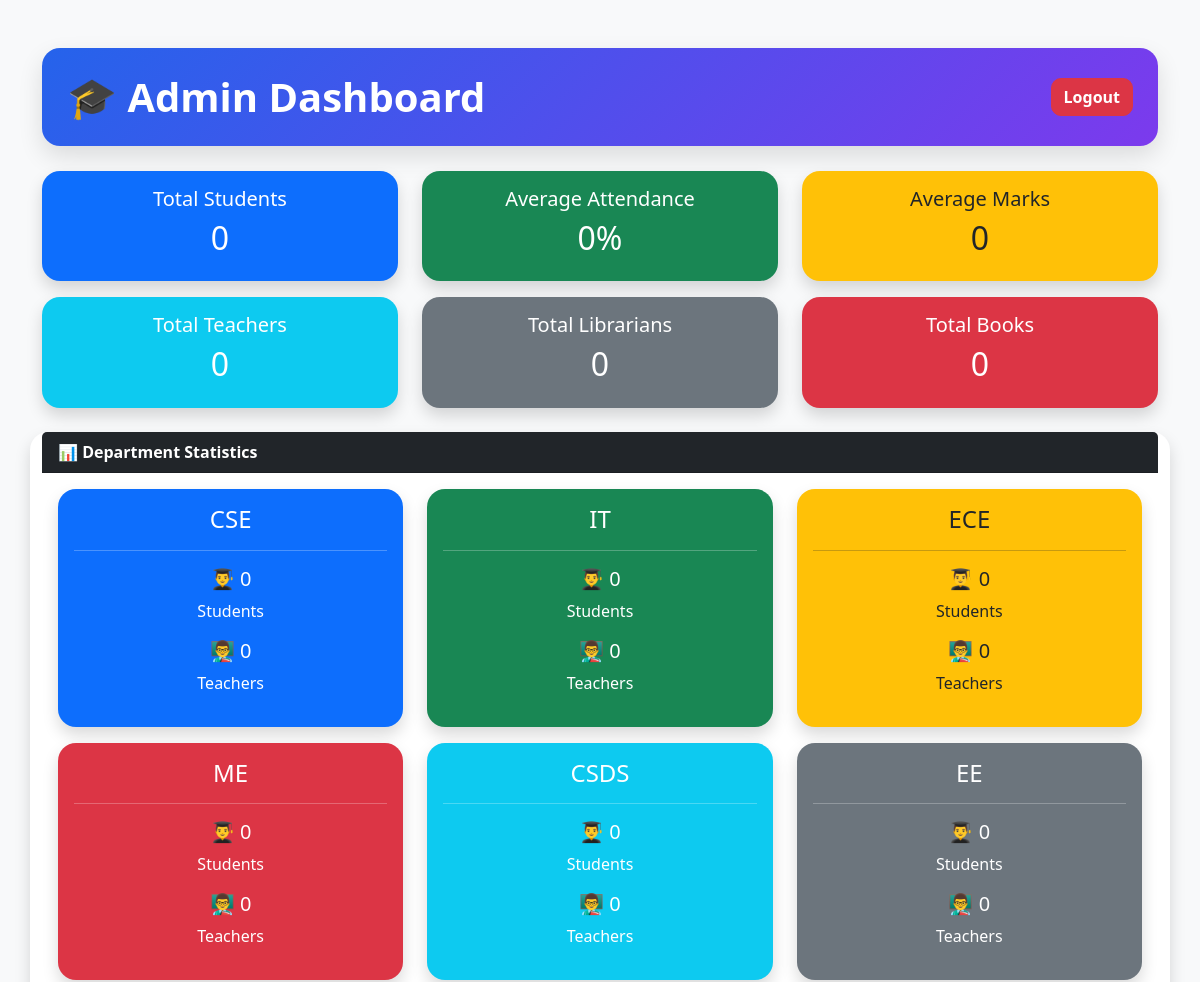
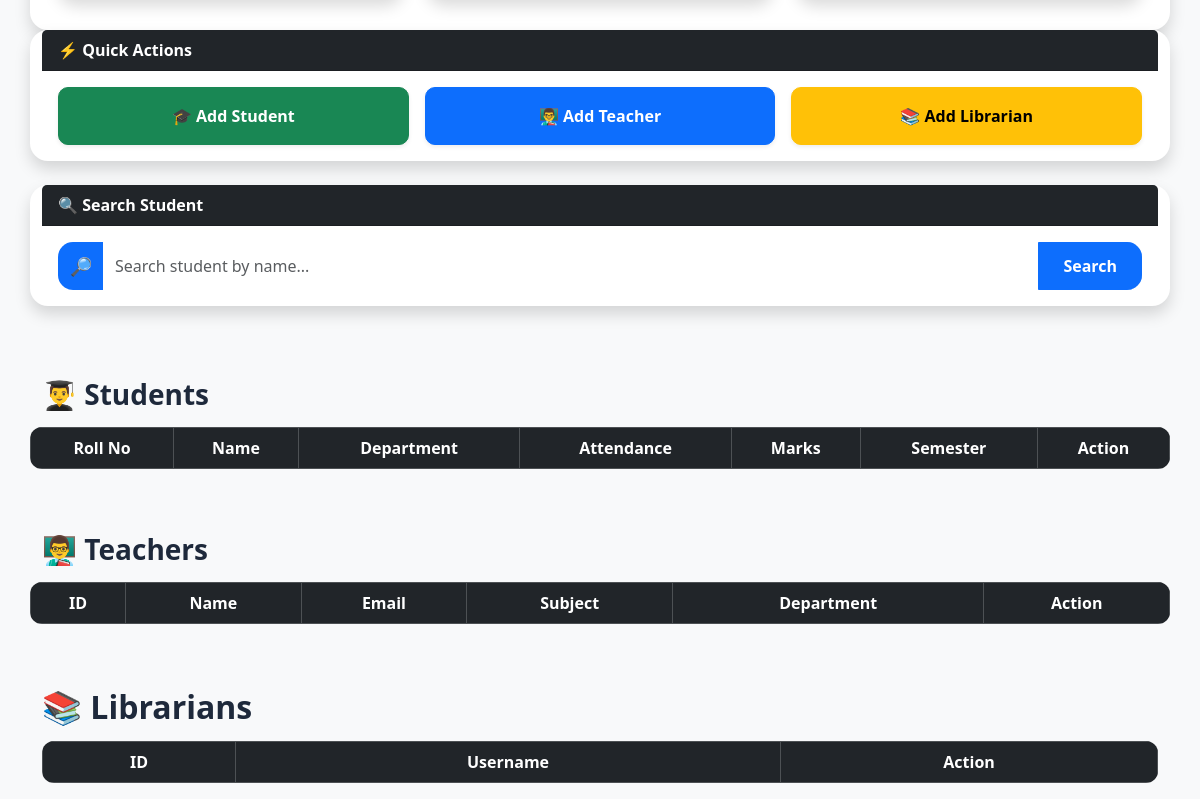
Before: /admin (signed in) with the older database file (2 pictures, top to bottom).
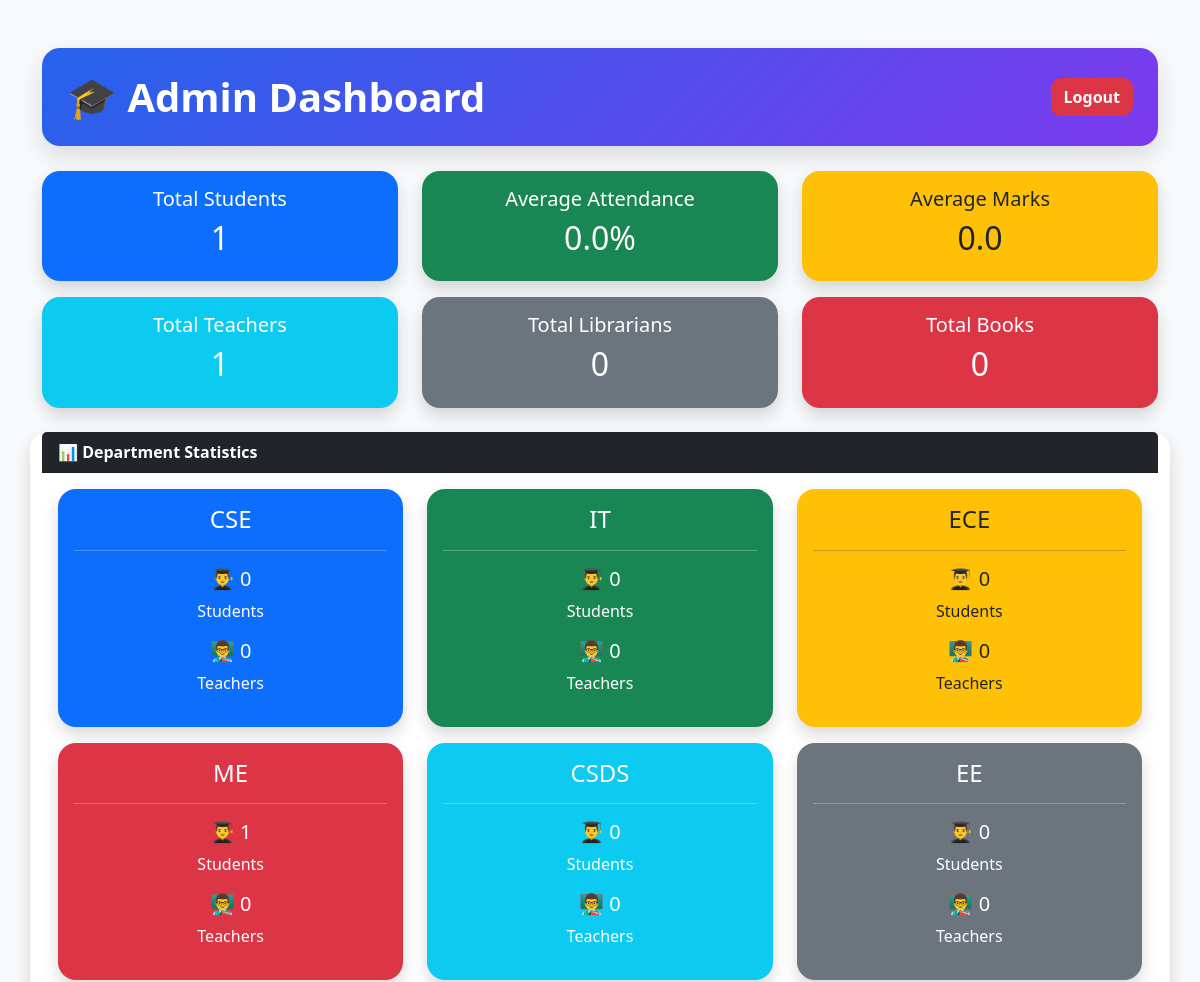
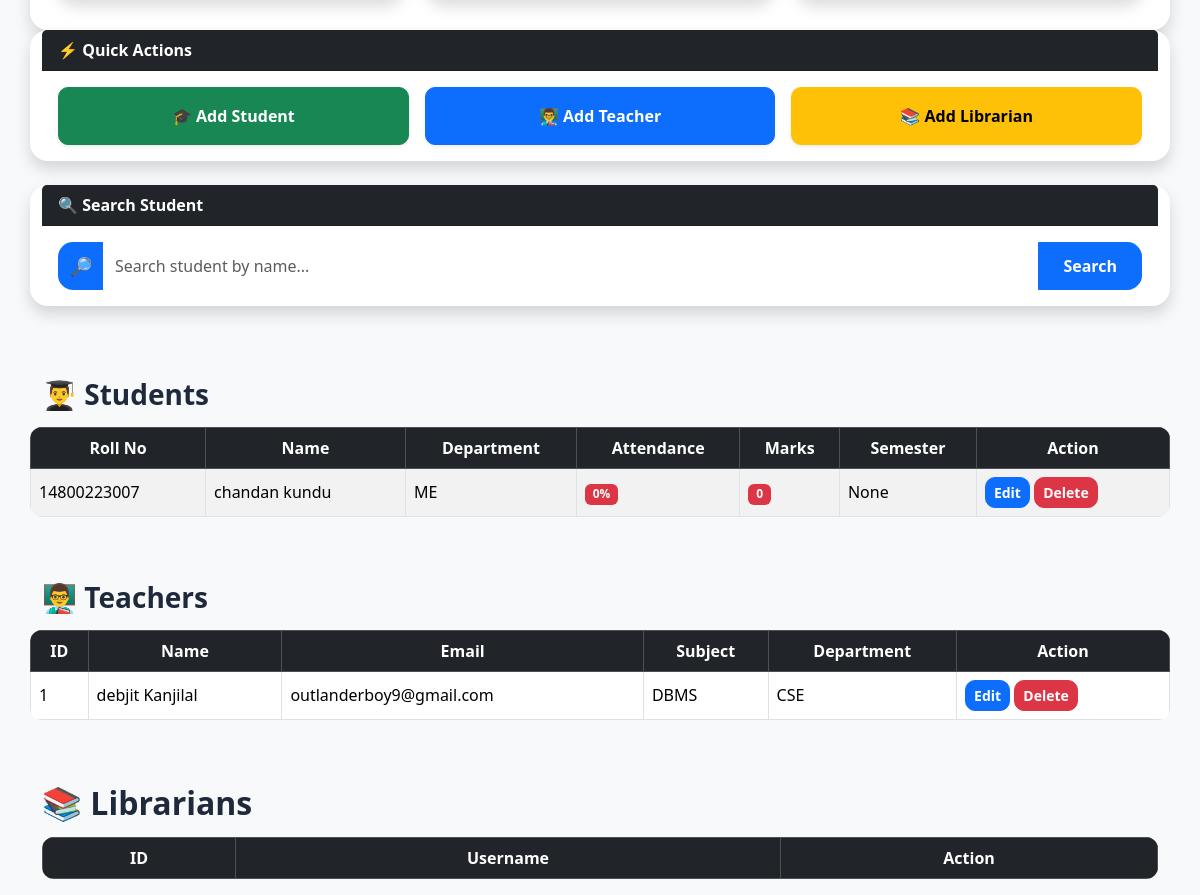
After: the same page with the newer database file (2 pictures, top to bottom).
### models.py (models this page shows)
class Student(db.Model):
    id = db.Column(db.Integer, primary_key=True)
    roll_number = db.Column(db.String(50), unique=True)
    name = db.Column(db.String(100))
    email = db.Column(db.String(100))
    department = db.Column(db.String(100))
    password = db.Column(db.String(100))
    attendance = db.Column(db.Integer, default=0)
    marks = db.Column(db.Integer, default=0)
    semester = db.Column(db.String(50))
    photo = db.Column(db.String(200))
    signature = db.Column(db.String(200))

class Teacher(db.Model):
    id = db.Column(db.Integer, primary_key=True)
    name = db.Column(db.String(100), nullable=False)
    email = db.Column(db.String(100), unique=True, nullable=False)
    department = db.Column(db.String(100))
    subject = db.Column(db.String(100))
    password = db.Column(db.String(100), nullable=False)

### app.py (the view)
@app.route("/admin")
def admin():
    if "admin" not in session:
        return redirect("/admin_login")
    search = request.args.get("search")
    teachers = Teacher.query.all()
    librarians = Librarian.query.all()
    if search:
        students = Student.query.filter(
            Student.name.contains(search)
        ).all()
    else:
        students = Student.query.all()
    total_students = len(students)
    total_teachers = Teacher.query.count()
    total_librarians = Librarian.query.count()
    total_books = Book.query.count()
    cse_students = Student.query.filter_by(
        department="CSE"
    ).count()
    it_students = Student.query.filter_by(
        department="IT"
    ).count()
    ece_students = Student.query.filter_by(
        department="ECE"
    ).count()
    me_students = Student.query.filter_by(
        department="ME"
    ).count()
    csds_students = Student.query.filter_by(
        department="CSDS"
    ).count()
    ee_students = Student.query.filter_by(
        department="EE"
    ).count()
    cse_teachers = Teacher.query.filter_by(
        subject="CSE"
    ).count()
    it_teachers = Teacher.query.filter_by(
        subject="IT"
    ).count()
    ece_teachers = Teacher.query.filter_by(
        subject="ECE"
    ).count()
    me_teachers = Teacher.query.filter_by(
        subject="ME"
    ).count()
    csds_teachers = Teacher.query.filter_by(
        subject="CSDS"
    ).count()
    ee_teachers = Teacher.query.filter_by(
        subject="EE"
    ).count()
    if total_students > 0:
        avg_attendance = sum(
            s.attendance for s in students
        ) / total_students
        avg_marks = sum(
            s.marks for s in students
        ) / total_students
    else:
        avg_attendance = 0
        avg_marks = 0
    return render_template(
        "admin_dashboard.html",
        students=students,
        teachers=teachers,
        librarians=librarians,
        total_students=total_students,
        total_teachers=total_teachers,
        total_librarians=total_librarians,
        total_books=total_books,
        avg_attendance=round(avg_attendance, 1),
        avg_marks=round(avg_marks, 1),
        cse_students=cse_students,
        it_students=it_students,
        ece_students=ece_students,
        me_students=me_students,
        csds_students=csds_students,
        ee_students=ee_students,
        cse_teachers=cse_teachers,
        it_teachers=it_teachers,
        ece_teachers=ece_teachers,
        me_teachers=me_teachers,
        csds_teachers=csds_teachers,
        ee_teachers=ee_teachers
    )

### templates/admin_dashboard.html (shortened to what this page needs)
<!DOCTYPE html>
<html>
<head>
    <link href="https://cdn.jsdelivr.net/npm/bootstrap@5.3.3/dist/css/bootstrap.min.css" rel="stylesheet">
</head>
<body class="bg-light">
<div class="container mt-5">
<div class="admin-header d-flex justify-content-between align-items-center">
    <h1>🎓 Admin Dashboard</h1>
    <a href="/admin_logout"
       class="btn btn-danger">
       Logout
    </a>
</div>
    <div class="row mb-4">
    <div class="col-md-4">
        <div class="card bg-primary text-white shadow">
            <div class="card-body text-center">
                <h5>Total Students</h5>
                <h2>{{ total_students }}</h2>
            </div>
        </div>
    </div>
    <div class="col-md-4">
        <div class="card bg-success text-white shadow">
            <div class="card-body text-center">
                <h5>Average Attendance</h5>
                <h2>{{ avg_attendance }}%</h2>
            </div>
        </div>
    </div>
    <div class="col-md-4">
        <div class="card bg-warning text-dark shadow">
            <div class="card-body text-center">
                <h5>Average Marks</h5>
                <h2>{{ avg_marks }}</h2>
            </div>
        </div>
    </div>
    <div class="col-md-4 mt-3">
    <div class="card bg-info text-white shadow">
        <div class="card-body text-center">
            <h5>Total Teachers</h5>
            <h2>{{ total_teachers }}</h2>
        </div>
    </div>
</div>
      <div class="col-md-4 mt-3">
    <div class="card bg-secondary text-white shadow">
        <div class="card-body text-center">
            <h5>Total Librarians</h5>
            <h2>{{ total_librarians }}</h2>
        </div>
    </div>
</div>
<div class="col-md-4 mt-3">
    <div class="card bg-danger text-white shadow">
        <div class="card-body text-center">
            <h5>Total Books</h5>
            <h2>{{ total_books }}</h2>
        </div>
    </div>
</div>
<div class="card shadow mt-4">
    <div class="card-header bg-dark text-white">
        📊 Department Statistics
    </div>
    <div class="card-body">
        <div class="row">
            <div class="col-md-4 mb-3">
                <div class="card bg-primary text-white shadow">
                    <div class="card-body text-center">
                        <h4>CSE</h4>
                        <hr>
                        <h5>👨‍🎓 {{ cse_students }}</h5>
                        <p>Students</p>
                        <h5>👨‍🏫 {{ cse_teachers }}</h5>
                        <p>Teachers</p>
                    </div>
                </div>
            </div>
            <div class="col-md-4 mb-3">
                <div class="card bg-success text-white shadow">
                    <div class="card-body text-center">
                        <h4>IT</h4>
                        <hr>
                        <h5>👨‍🎓 {{ it_students }}</h5>
                        <p>Students</p>
                        <h5>👨‍🏫 {{ it_teachers }}</h5>
                        <p>Teachers</p>
                    </div>
                </div>
            </div>
            <div class="col-md-4 mb-3">
                <div class="card bg-warning shadow">
                    <div class="card-body text-center">
                        <h4>ECE</h4>
                        <hr>
                        <h5>👨‍🎓 {{ ece_students }}</h5>
                        <p>Students</p>
                        <h5>👨‍🏫 {{ ece_teachers }}</h5>
                        <p>Teachers</p>
                    </div>
                </div>
            </div>
            <div class="col-md-4 mb-3">
                <div class="card bg-danger text-white shadow">
                    <div class="card-body text-center">
                        <h4>ME</h4>
                        <hr>
                        <h5>👨‍🎓 {{ me_students }}</h5>
                        <p>Students</p>
                        <h5>👨‍🏫 {{ me_teachers }}</h5>
                        <p>Teachers</p>
                    </div>
                </div>
            </div>
            <div class="col-md-4 mb-3">
                <div class="card bg-info text-white shadow">
                    <div class="card-body text-center">
                        <h4>CSDS</h4>
                        <hr>
                        <h5>👨‍🎓 {{ csds_students }}</h5>
                        <p>Students</p>
                        <h5>👨‍🏫 {{ csds_teachers }}</h5>
                        <p>Teachers</p>
                    </div>
                </div>
            </div>
            <div class="col-md-4 mb-3">
                <div class="card bg-secondary text-white shadow">
                    <div class="card-body text-center">
                        <h4>EE</h4>
                        <hr>
                        <h5>👨‍🎓 {{ ee_students }}</h5>
                        <p>Students</p>
                        <h5>👨‍🏫 {{ ee_teachers }}</h5>
                        <p>Teachers</p>
                    </div>
                </div>
            </div>
        </div>
    </div>
</div>
<div class="card shadow border-0 mb-4">
    <div class="card-header bg-dark text-white">
        ⚡ Quick Actions
    </div>
    <div class="card-body">
        <div class="row g-3">
            <div class="col-md-4">
                <a href="/register"
                   class="btn btn-success w-100 py-3 fw-bold shadow-sm">
                   🎓 Add Student
                </a>
            </div>
            <div class="col-md-4">
                <a href="/add_teacher"
                   class="btn btn-primary w-100 py-3 fw-bold shadow-sm">
                   👨‍🏫 Add Teacher
                </a>
            </div>
            <div class="col-md-4">
                <a href="/add_librarian"
                   class="btn btn-warning w-100 py-3 fw-bold shadow-sm">
                   📚 Add Librarian
                </a>
            </div>
        </div>
    </div>
</div>
<div class="card shadow border-0 mb-4">
    <div class="card-header bg-dark text-white">
        🔍 Search Student
    </div>
    <div class="card-body">
        <form method="GET" action="/admin">
            <div class="input-group">
                <span class="input-group-text bg-primary text-white border-0">
                    🔎
                </span>
                <input
                    type="text"
                    name="search"
                    class="form-control border-0 shadow-none"
                    placeholder="Search student by name..."
                >
                <button
                    type="submit"
                    class="btn btn-primary px-4">
                    Search
                </button>
            </div>
        </form>
    </div>
</div>
        <h3 class="section-title mt-5">👨‍🎓 Students</h3>
    <table class="table table-bordered table-striped">
        <thead class="table-dark">
            <tr>
                <th>Roll No</th>
                <th>Name</th>
                <th>Department</th>
                <th>Attendance</th>
                <th>Marks</th>
                <th>Semester</th>
                <th>Action</th>
            </tr>
        </thead>
        <tbody>
            {% for student in students %}
            <tr>
                <td>{{ student.roll_number }}</td>
                <td>{{ student.name }}</td>
                <td>{{ student.department }}</td>
 <td>
{% if student.attendance >= 75 %}
<span class="badge bg-success">
    {{ student.attendance }}%
</span>
{% elif student.attendance >= 50 %}
<span class="badge bg-warning text-dark">
    {{ student.attendance }}%
</span>
{% else %}
<span class="badge bg-danger">
    {{ student.attendance }}%
</span>
{% endif %}
</td>
                <td>
{% if student.marks >= 800 %}
<span class="badge bg-success">
    {{ student.marks }}
</span>
{% elif student.marks >= 500 %}
<span class="badge bg-warning text-dark">
    {{ student.marks }}
</span>
{% else %}
<span class="badge bg-danger">
    {{ student.marks }}
</span>
{% endif %}
</td>
                <td>{{ student.semester }}</td>
  <td>
    <a href="/edit_student/{{ student.id }}"
       class="btn btn-primary btn-sm">
       Edit
    </a>
   <a href="/delete_student/{{ student.id }}"
   class="btn btn-danger btn-sm"
   onclick="return confirm('Delete this student?')">
   Delete
</a>
</td>
            </tr>
            {% endfor %}
        </tbody>
    </table>
    <h3 class="section-title mt-5">👨‍🏫 Teachers</h3>
<table class="table table-bordered">
    <thead class="table-dark">
        <tr>
            <th>ID</th>
            <th>Name</th>
            <th>Email</th>
            <th>Subject</th>
            <th>Department</th>
            <th>Action</th>
        </tr>
    </thead>
    <tbody>
        {% for teacher in teachers %}
        <tr>
            <td>{{ teacher.id }}</td>
            <td>{{ teacher.name }}</td>
            <td>{{ teacher.email }}</td>
            <td>{{ teacher.subject }}</td>
            <td>{{ teacher.department }}</td>
            <td>
    <a href="/edit_teacher/{{ teacher.id }}"
       class="btn btn-primary btn-sm">
       Edit
    </a>
   <a href="/delete_teacher/{{ teacher.id }}"
   class="btn btn-danger btn-sm"
   onclick="return confirm('Delete this teacher?')">
   Delete
</a>
</td>
        </tr>
        {% endfor %}
    </tbody>
</table>
</div>
<h2 class="section-title mt-5">📚 Librarians</h2>
<table class="table table-bordered">
    <thead class="table-dark">
        <tr>
            <th>ID</th>
            <th>Username</th>
            <th>Action</th>
        </tr>
    </thead>
</table>
</body>
</html>

### templates/admin_dashboard.html (style rules this page uses)
body { background:#f3f6fb; }
.btn { border-radius:10px; font-weight:600; }
.table { background:white; border-radius:12px; overflow:hidden; }
.table th { text-align:center; vertical-align:middle; }
.table td { vertical-align:middle; }
.card { border:none; border-radius:18px; }
.card-header { font-weight:600; }
.section-title { font-weight:700; color:#1e293b; margin-bottom:15px; }
.admin-header { background:linear-gradient(135deg,#2563eb,#7c3aed); color:white; padding:25px; border-radius:18px; margin-bottom:25px; box-shadow:0 10px 25px rgba(0,0,0,0.12); }
.admin-header h1 { margin:0; font-weight:700; }
.input-group { border-radius:15px; overflow:hidden; }
.input-group .form-control { padding:12px; font-size:16px; }
.input-group-text { font-size:18px; }
.btn { transition:0.3s; }

Changed rows visible on the page:
added Student: roll_number "14800223007", name "chandan kundu", department "ME", attendance "0", marks "0", semester "None"
added Teacher: id "1", name "debjit Kanjilal", email "outlanderboy9@gmail.com", subject "DBMS", department "CSE"
Other visible differences:
{{ total_students }}: "0" → "1"
{{ avg_attendance }}: "0" → "0.0"
{{ avg_marks }}: "0" → "0.0"
{{ total_teachers }}: "0" → "1"
{{ me_students }}: "0" → "1"
